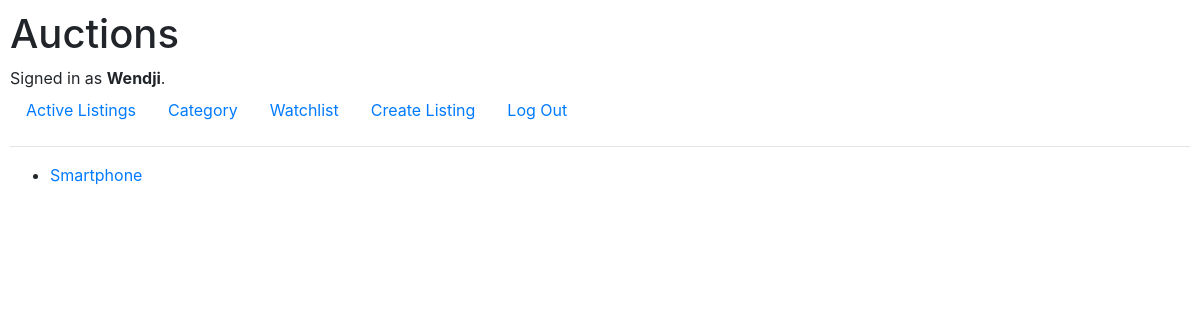
/category (signed in), run on an earlier commit of the app's database.
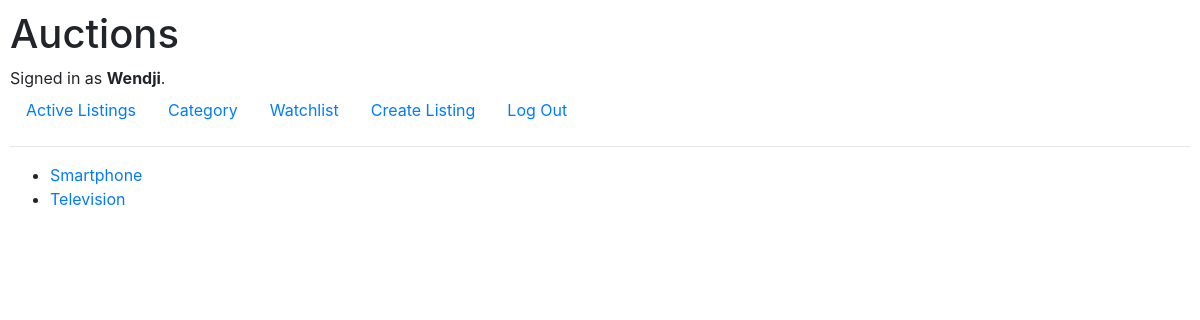
And on a later commit of the database.
### auctions/models.py (models this page shows)
class User(AbstractUser):
    pass

class AuctionListing(models.Model):
    title = models.CharField(max_length=30)
    imageURL = models.URLField(null=True, blank=True)
    category = models.CharField(max_length=30)
    description = models.TextField()
    start_bid = models.DecimalField(max_digits=10, decimal_places=2)
    created_by = models.ForeignKey(User, on_delete=models.CASCADE)
    created_at = models.DateTimeField(auto_now_add=True)
    is_closed = models.BooleanField(default=False)

### auctions/views.py (the view)
# urls.py: path("category", views.show_categories, name="category"),
def show_categories(request):
    auctions = AuctionListing.objects.all()
    categories = set()
    for auction_element in auctions:
        categories.add(auction_element.category)
    return render(request, "auctions/categories.html", {"categories":categories})

### auctions/templates/auctions/categories.html
{% extends 'auctions/layout.html' %}
{% block body %}
  <ul>
    {% for category_element in categories %}
      <li>
        <a href="{% url 'category_listing' category_element %}">{{ category_element }}</a>
        </li>
    {% endfor %}
  </ul>
{% endblock %}

### auctions/templates/auctions/layout.html (shortened to what this page needs)
{% load static %}
<!DOCTYPE html>
<html lang="en">
  <head>
    <link rel="stylesheet" href="https://stackpath.bootstrapcdn.com/bootstrap/4.4.1/css/bootstrap.min.css" />
    <link href="{% static 'auctions/styles.css' %}" rel="stylesheet" />
  </head>
  <body>
    <h1>Auctions</h1>
    <div>
      {% if user.is_authenticated %}
        Signed in as <strong>{{ user.username }}</strong>.
      {% else %}
        Not signed in.
      {% endif %}
    </div>
    <ul class="nav">
      <li class="nav-item">
        <a class="nav-link" href="{% url 'index' %}">Active Listings</a>
      </li>
      <li class="nav-item">
        <a class="nav-link" href="{% url 'category' %}">Category</a>
      </li>
      {% if user.is_authenticated %}
        <li class="nav-item">
          <a class="nav-link" href="{% url 'watchlist' %}">Watchlist</a>
        </li>
        <li class="nav-item">
          <a class="nav-link" href="{% url 'newListing' %}">Create Listing</a>
        </li>
        <li class="nav-item">
          <a class="nav-link" href="{% url 'logout' %}">Log Out</a>
        </li>
      {% endif %}
    </ul>
    <hr />
    {% block body %}
    {% endblock %}
  </body>
</html>

### auctions/static/auctions/styles.css (style rules this page uses)
body { padding: 10px; }

What changed in the data, as far as the page shows it:
added AuctionListing: categories "Television"
